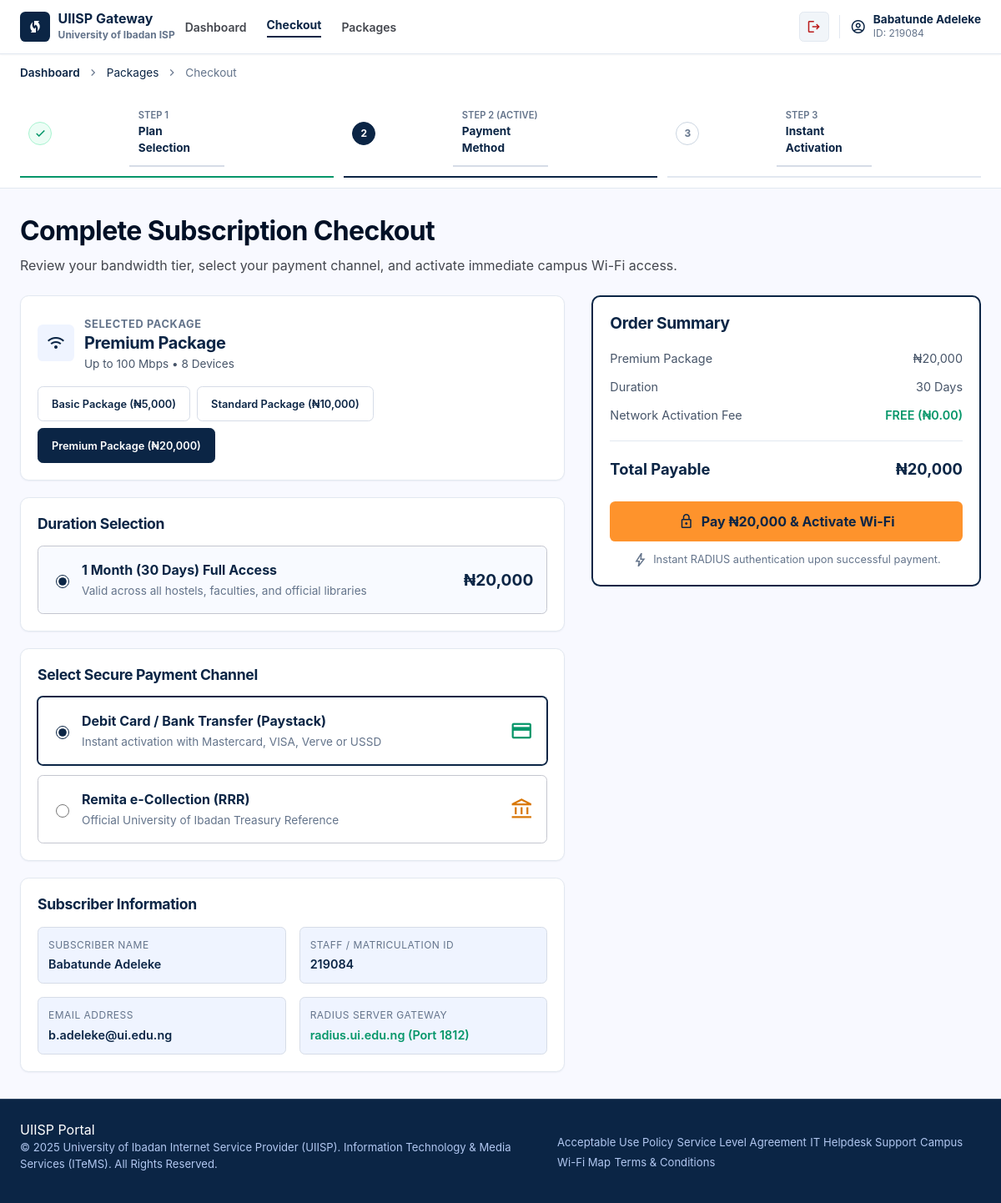
Page /subscription-payment.php?package=premium (signed in) on the committed database.
### tables this page shows
CREATE TABLE IF NOT EXISTS user (
    id INT AUTO_INCREMENT PRIMARY KEY,
    matric VARCHAR(50) NOT NULL UNIQUE,
    fullname VARCHAR(150) NOT NULL,
    phone VARCHAR(30) NOT NULL,
    email VARCHAR(150) NOT NULL UNIQUE,
    password VARCHAR(255) NOT NULL,
    created_at TIMESTAMP DEFAULT CURRENT_TIMESTAMP
);

### Model/Customer.php (called while the page is built, shortened)
<?php
class Customer
{
    private ?mysqli $db = null;
    public function __construct()
    {
        try {
            $this->db = Database::getConnection();
        } catch (Throwable $e) {
            $this->db = null;
        }
    }
    private function getDb(): mysqli
    {
        if ($this->db instanceof mysqli) {
            return $this->db;
        }
        $this->db = Database::getConnection();
        return $this->db;
    }
    public function findByMatric(string $matric): ?array
    {
        $db = $this->getDb();
        $stmt = $db->prepare("SELECT * FROM user WHERE matric = ? LIMIT 1");
        $stmt->bind_param("s", $matric);
        $stmt->execute();
        $result = $stmt->get_result()->fetch_assoc();
        return $result ?: null;
    }
}

### subscription-payment.php (the view, shortened to what this page needs)
<?php
$pkg = $_GET['package'] ?? $_POST['package'] ?? 'standard';
require_once __DIR__ . '/Model/Customer.php';
$matric = $_SESSION['matric'];
$customerModel = new Customer();
$user = $customerModel->findByMatric($matric);
$subscriberName = $user['fullname'] ?? $_SESSION['fullname'] ?? 'Subscriber';
$subscriberId   = $matric;
$subscriberEmail= $user['email'] ?? $_SESSION['email'] ?? '';
$packages = [
    'basic' => [
        'key'         => 'basic',
        'plan'        => 'Basic Package',
        'name'        => 'Basic Package — ₦5,000 / 30 Days',
        'price'       => '₦5,000',
        'amount'      => 5000,
        'speed'       => 'Up to 10 Mbps',
        'devices'     => 2,
        'description' => 'Ideal for general browsing, course portal, and hostel study.',
    ],
    'standard' => [
        'key'         => 'standard',
        'plan'        => 'Standard Package',
        'name'        => 'Standard Package — ₦10,000 / 30 Days',
        'price'       => '₦10,000',
        'amount'      => 10000,
        'speed'       => 'Up to 35 Mbps',
        'devices'     => 4,
        'description' => 'Fast speed for video streaming, research, and multi-device connection.',
    ],
    'premium' => [
        'key'         => 'premium',
        'plan'        => 'Premium Package',
        'name'        => 'Premium Package — ₦20,000 / 30 Days',
        'price'       => '₦20,000',
        'amount'      => 20000,
        'speed'       => 'Up to 100 Mbps',
        'devices'     => 8,
        'description' => 'Ultra high-speed priority connection for faculty, labs, and heavy workloads.',
    ],
];
$selected = $packages[$pkg] ?? $packages['standard'];
?>
<?php include __DIR__ . '/partials/head.php'; ?>
<body class="checkout-page">
  <?php $portalPage = 'checkout'; include __DIR__ . '/partials/portal-header.php'; ?>
  <section class="checkout-progress">
    <div class="progress-inner">
      <div style="display:flex; align-items:center; gap:0.5rem; font-size:0.85rem; color:#64748b; margin-bottom:0.75rem;">
        <a href="subscriber-dashboard.php" style="color:#0b2545; text-decoration:none; font-weight:600;">Dashboard</a>
        <span class="material-symbols-outlined" style="font-size:1rem;">chevron_right</span>
        <a href="index.php#packages" style="color:#0b2545; text-decoration:none;">Packages</a>
        <span class="material-symbols-outlined" style="font-size:1rem;">chevron_right</span>
        <span style="color:#64748b;">Checkout</span>
      </div>
      <div class="step-progress-row">
        <div class="step-progress-item step--done">
          <span class="step-circle"><span class="material-symbols-outlined">check</span></span>
          <div class="step-labels">
            <span class="step-number">Step 1</span>
            <span class="step-name">Plan Selection</span>
          </div>
        </div>
        <div class="step-progress-item step--active">
          <span class="step-circle">2</span>
          <div class="step-labels">
            <span class="step-number">Step 2 (Active)</span>
            <span class="step-name">Payment Method</span>
          </div>
        </div>
        <div class="step-progress-item">
          <span class="step-circle">3</span>
          <div class="step-labels">
            <span class="step-number">Step 3</span>
            <span class="step-name">Instant Activation</span>
          </div>
        </div>
      </div>
    </div>
  </section>
  <main class="checkout-main">
    <div class="checkout-intro">
      <h1>Complete Subscription Checkout</h1>
      <p>Review your bandwidth tier, select your payment channel, and activate immediate campus Wi-Fi access.</p>
    </div>
    <form method="POST" action="subscription-payment.php" class="checkout-layout" id="checkout-form">
      <section class="checkout-column">
        <div class="checkout-card">
          <div class="selected-pkg-row">
            <div style="display:flex; align-items:center; gap:0.75rem;">
              <div class="pkg-icon-box">
                <span class="material-symbols-outlined">wifi</span>
              </div>
              <div>
                <span style="font-size:0.8rem; text-transform:uppercase; letter-spacing:0.05em; color:#64748b; font-weight:700;">Selected Package</span>
                <h2 style="margin:0; font-size:1.25rem; color:#0b2545;" id="selected-plan-title"><?= htmlspecialchars($selected['plan']) ?></h2>
                <span style="font-size:0.85rem; color:#475569;" id="selected-plan-speed"><?= htmlspecialchars($selected['speed']) ?> • <?= htmlspecialchars((string)$selected['devices']) ?> Devices</span>
              </div>
            </div>
            <div class="pkg-selector-buttons">
              <?php foreach ($packages as $p): ?>
                <button type="button" class="btn-tier-select <?= $p['key'] === $selected['key'] ? 'is-selected' : '' ?>" onclick="selectTier(this, '<?= $p['key'] ?>', '<?= htmlspecialchars($p['plan']) ?>', '<?= htmlspecialchars($p['price']) ?>', '<?= htmlspecialchars($p['speed']) ?>', '<?= $p['devices'] ?>')">
                  <?= htmlspecialchars($p['plan']) ?> (<?= htmlspecialchars($p['price']) ?>)
                </button>
              <?php endforeach; ?>
            </div>
          </div>
        </div>
        <div class="checkout-card">
          <h3 class="checkout-card-title">Duration Selection</h3>
          <label class="duration-option">
            <div style="display:flex; align-items:center; gap:0.75rem;">
              <input checked="" name="duration" type="radio" value="30days">
              <div>
                <span style="font-weight:700; color:#0b2545; display:block;">1 Month (30 Days) Full Access</span>
                <span style="font-size:0.85rem; color:#64748b;">Valid across all hostels, faculties, and official libraries</span>
              </div>
            </div>
            <span class="duration-price" id="duration-price-display"><?= htmlspecialchars($selected['price']) ?></span>
          </label>
        </div>
        <div class="checkout-card">
          <h3 class="checkout-card-title">Select Secure Payment Channel</h3>
          <div class="payment-methods-grid">
            <label class="payment-method-card is-active-method" id="pm-paystack">
              <div style="display:flex; align-items:center; gap:0.75rem;">
                <input checked="" name="payment_method" type="radio" value="paystack" onchange="updatePaymentMethod(this)">
                <div>
                  <span style="font-weight:700; color:#0b2545; display:block;">Debit Card / Bank Transfer (Paystack)</span>
                  <span style="font-size:0.85rem; color:#64748b;">Instant activation with Mastercard, VISA, Verve or USSD</span>
                </div>
              </div>
              <span class="material-symbols-outlined" style="color:#059669; font-size:1.75rem;">credit_card</span>
            </label>
            <label class="payment-method-card" id="pm-remita">
              <div style="display:flex; align-items:center; gap:0.75rem;">
                <input name="payment_method" type="radio" value="remita" onchange="updatePaymentMethod(this)">
                <div>
                  <span style="font-weight:700; color:#0b2545; display:block;">Remita e-Collection (RRR)</span>
                  <span style="font-size:0.85rem; color:#64748b;">Official University of Ibadan Treasury Reference</span>
                </div>
              </div>
              <span class="material-symbols-outlined" style="color:#d97706; font-size:1.75rem;">account_balance</span>
            </label>
          </div>
        </div>
        <div class="checkout-card">
          <h3 class="checkout-card-title">Subscriber Information</h3>
          <div class="subscriber-info-grid">
            <div class="info-cell">
              <span class="info-label">Subscriber Name</span>
              <span class="info-val"><?= htmlspecialchars($subscriberName) ?></span>
            </div>
            <div class="info-cell">
              <span class="info-label">Staff / Matriculation ID</span>
              <span class="info-val"><?= htmlspecialchars($subscriberId) ?></span>
            </div>
            <div class="info-cell">
              <span class="info-label">Email Address</span>
              <span class="info-val"><?= htmlspecialchars($subscriberEmail) ?></span>
            </div>
            <div class="info-cell">
              <span class="info-label">RADIUS Server Gateway</span>
              <span class="info-val" style="color:#059669; font-weight:600;">radius.ui.edu.ng (Port 1812)</span>
            </div>
          </div>
        </div>
      </section>
      <aside class="order-summary">
        <div class="order-summary-box">
          <h3 class="order-summary-title">Order Summary</h3>
          <div class="order-line-items">
            <div class="order-line">
              <span id="summary-pkg-label"><?= htmlspecialchars($selected['plan']) ?></span>
              <span id="summary-pkg-price"><?= htmlspecialchars($selected['price']) ?></span>
            </div>
            <div class="order-line">
              <span>Duration</span>
              <span>30 Days</span>
            </div>
            <div class="order-line">
              <span>Network Activation Fee</span>
              <span style="color:#059669; font-weight:600;">FREE (₦0.00)</span>
            </div>
          </div>
          <div class="order-divider"></div>
          <div class="order-total-row">
            <span>Total Payable</span>
            <strong id="summary-total"><?= htmlspecialchars($selected['price']) ?></strong>
          </div>
          <div style="margin-top:1.5rem;">
            <button id="pay-btn" type="submit" class="btn btn-checkout">
              <span class="material-symbols-outlined">lock</span>
              <span id="pay-btn-text">Pay <?= htmlspecialchars($selected['price']) ?> &amp; Activate Wi-Fi</span>
            </button>
            <div class="checkout-guarantee">
              <span class="material-symbols-outlined">bolt</span>
              <span>Instant RADIUS authentication upon successful payment.</span>
            </div>
          </div>
        </div>
      </aside>
    </form>
  </main>
  <?php include __DIR__ . '/partials/portal-footer.php'; ?>
</body>
</html>

### partials/portal-header.php (shortened to what this page needs)
<?php
$currentUser = [
    'fullname' => $_SESSION['fullname'] ?? 'Subscriber',
    'matric'   => $_SESSION['matric'] ?? 'UI-USER',
];
if (($portalPage ?? '') === 'dashboard'):
    $mobileMenuId = 'portal-dashboard-mobile-nav';
    $mobileMenuBreakpoint = 'lg';
    $mobileMenuLinks = [
        ['label' => 'Dashboard Overview', 'href' => 'subscriber-dashboard.php', 'current' => true],
        ['label' => 'Renew / Pay Subscription', 'href' => 'subscription-payment.php'],
        ['label' => 'Explore 30-Day Packages', 'href' => 'index.php#packages'],
        ['label' => 'Account & Security', 'href' => 'subscriber-dashboard.php#account'],
        ['label' => 'Sign Out (' . $currentUser['matric'] . ')', 'href' => 'logout.php'],
    ];
?>
<header class="page-header portal-header">
  <div class="header-inner">
    <div class="portal-brand">
      <a href="index.php" style="text-decoration:none; color:inherit; display:flex; align-items:center; gap:0.6rem;">
        <div style="width:2.25rem; height:2.25rem; background:#0b2545; color:#fff; border-radius:0.4rem; display:grid; place-items:center;">
          <span class="material-symbols-outlined">wifi</span>
        </div>
        <div>
          <span style="font-weight:700; color:#0b2545; display:block; line-height:1.2;">UIISP Portal</span>
          <span style="display:block; font-size:0.75rem; color:#64748b;">University of Ibadan ISP</span>
        </div>
      </a>
      <nav class="desktop-nav">
        <a href="subscriber-dashboard.php" class="is-active">Dashboard</a>
        <a href="subscription-payment.php">Renew / Pay</a>
        <a href="index.php#packages">Packages</a>
        <a href="subscriber-dashboard.php#account">Account</a>
      </nav>
      <?php include __DIR__ . '/mobile-menu.php'; ?>
    </div>
    <div class="portal-profile">
      <a href="logout.php" title="Sign Out" class="btn-portal-icon" style="color:#ba1a1a; text-decoration:none;">
        <span class="material-symbols-outlined">logout</span>
      </a>
      <div class="profile-separator"></div>
      <a href="subscriber-dashboard.php#account" class="profile-badge" title="Manage Account & Security" style="text-decoration:none; color:inherit; cursor:pointer;">
        <div class="profile-avatar">
          <span class="material-symbols-outlined">account_circle</span>
        </div>
        <div class="profile-details">
          <span class="profile-name"><?= htmlspecialchars($currentUser['fullname']) ?></span>
          <span class="profile-id">ID: <?= htmlspecialchars($currentUser['matric']) ?></span>
        </div>
      </a>
    </div>
  </div>
</header>
<?php
elseif (($portalPage ?? '') === 'checkout'):
?>
<header class="page-header portal-header">
  <div class="header-inner">
    <div class="portal-brand">
      <a href="index.php" style="text-decoration:none; color:inherit; display:flex; align-items:center; gap:0.6rem;">
        <div style="width:2.25rem; height:2.25rem; background:#0b2545; color:#fff; border-radius:0.4rem; display:grid; place-items:center;">
          <span class="material-symbols-outlined">wifi_protected_setup</span>
        </div>
        <div>
          <span style="font-weight:700; color:#0b2545; display:block; line-height:1.2;">UIISP Gateway</span>
          <span style="display:block; font-size:0.75rem; color:#64748b;">University of Ibadan ISP</span>
        </div>
      </a>
      <nav class="desktop-nav">
        <a href="subscriber-dashboard.php">Dashboard</a>
        <a href="subscription-payment.php" class="is-active">Checkout</a>
        <a href="index.php#packages">Packages</a>
      </nav>
    </div>
    <div class="portal-profile">
      <a href="logout.php" title="Sign Out" class="btn-portal-icon" style="color:#ba1a1a; text-decoration:none;">
        <span class="material-symbols-outlined">logout</span>
      </a>
      <a href="subscriber-dashboard.php#account" class="profile-badge" style="text-decoration:none; color:inherit;">
        <div class="profile-avatar">
          <span class="material-symbols-outlined">account_circle</span>
        </div>
        <div class="profile-details">
          <span class="profile-name"><?= htmlspecialchars($currentUser['fullname']) ?></span>
          <span class="profile-id">ID: <?= htmlspecialchars($currentUser['matric']) ?></span>
        </div>
      </a>
    </div>
  </div>
</header>
<?php endif; ?>

### rows in the picture
user: fullname "Babatunde Adeleke", matric "219084", email "b.adeleke@ui.edu.ng"

### other values in the picture
$selected['plan'] "Premium Package"
$selected['speed'] "Up to 100 Mbps"
$selected['devices'] "8"
$p['plan'] "Basic Package"
$p['price'] "₦5,000"
$p['plan'] "Standard Package"
$p['price'] "₦10,000"
$p['plan'] "Premium Package"
$p['price'] "₦20,000"
$selected['price'] "₦20,000"
$subscriberId "219084"
